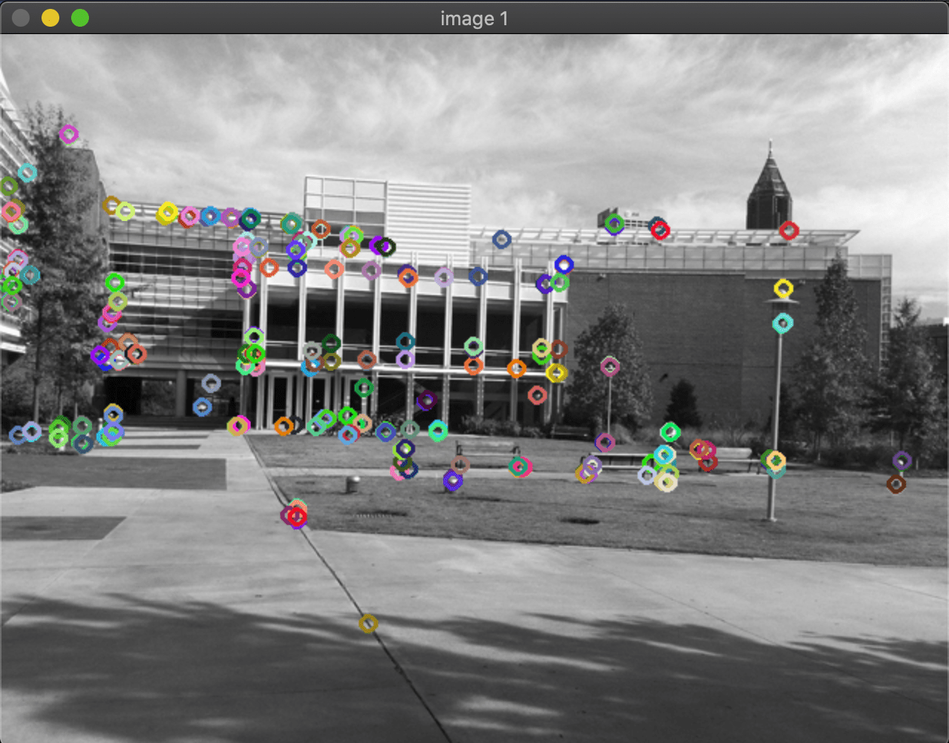
#> input picture PS4/image_gradient_and_Harris_corners/corner_simA-min.png, 949 x 743 px, shrunk from 1280 x 1002 before the run
$ python harris_corner.py corner_simA-min.png
#> lines starting #> are read from the running program, lines starting #| are printed output that depends on the picture
#> in main, img1 is the input picture: shape (743, 949, 3); mean B, G, R 127.9, 128.3, 128.4
import numpy as np
import cv2 as cv
import sys


def draw_corners(corner, img):
    y, x = np.nonzero(corner > 0.4*corner.max())
    for i in range(len(x)):
        x1 = int(x[i]); y1 = int(y[i])
        color1 = (list(np.random.choice(range(256), size=3)))
        color =[int(color1[0]), int(color1[1]), int(color1[2])]
        cv.circle(img, (x1,y1), 4,color,4)


    display_image("image 1", img)


def display_image( description, img):
    cv.imshow(description, img)
    cv.waitKey(0)


#function to calculate the harris corners
#input      img and the window size
#output     corners image

def harris_Corners(img, window_size):
    """ Harris corners function takes the image and builds the R corner
    response image"""
#> called with window_size = 5
    smooth = cv.GaussianBlur(img,(3,3),0)
    gray = cv.cvtColor(smooth, cv.COLOR_BGR2GRAY)
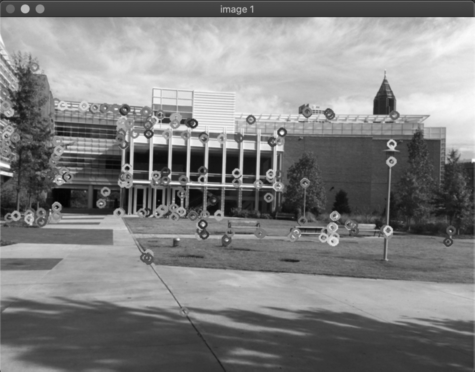
#> gray: shape (743, 949) (shown at 1/2 size); min 2, max 252, mean 128.3
    grad_x =  cv.Sobel(gray,-1,1,0,ksize = 3)
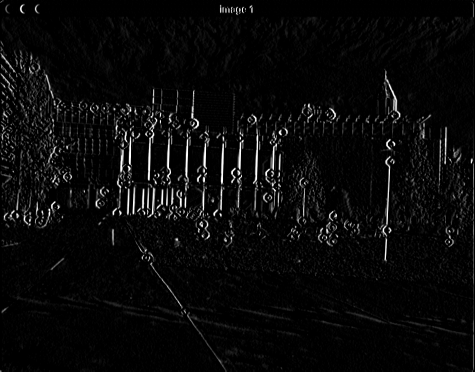
#> grad_x: shape (743, 949) (shown at 1/2 size); min 0, max 255, mean 9.8
    grad_y =  cv.Sobel(gray,-1,0,1,ksize = 3)
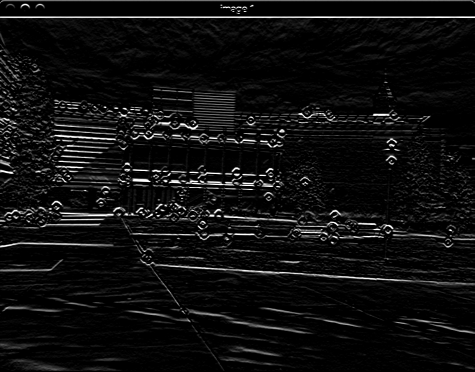
#> grad_y: shape (743, 949) (shown at 1/2 size); min 0, max 255, mean 15.3

    h,w = grad_x.shape
    corners = np.zeros((h,w), dtype = np.float64)
    grad_x = grad_x.astype(np.float64)
    grad_y = grad_y.astype(np.float64)

    grad_xx = grad_x**2
    grad_xx = cv.GaussianBlur(grad_xx,(3,3),0.5)
    grad_yy = grad_y**2
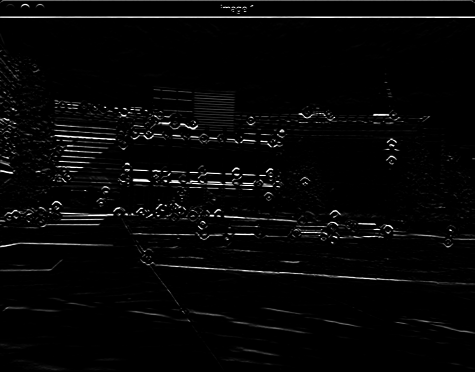
#> grad_yy: shape (743, 949) float64 (shown at 1/2 size); min 0, max 65025, mean 1757.8; drawn with min black and max white
    grad_yy = cv.GaussianBlur(grad_yy,(3,3),0.5)
    grad_xy = grad_x *grad_y
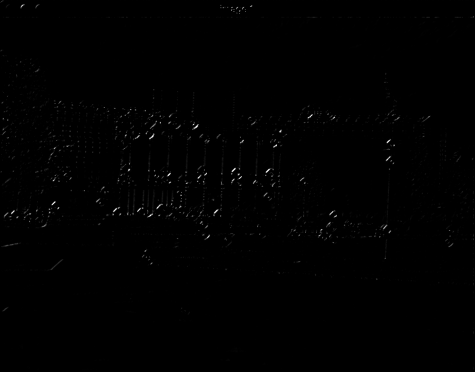
#> grad_xy: shape (743, 949) float64 (shown at 1/2 size); min 0, max 65025, mean 248.2; drawn with min black and max white
    grad_xy = cv.GaussianBlur(grad_xy, (3,3), 0.5)


    offset = int(window_size/2)
    for i in range(offset, h-offset):
        for j in range(offset, w-offset):
            temp1 = grad_xx[i-offset:i+offset+1, j-offset:j+offset+1]
            temp2 = grad_yy[i-offset:i+offset+1, j-offset:j+offset+1]
            temp3 = grad_xy[i-offset:i+offset+1, j-offset:j+offset+1]
            a = np.sum(temp1)
            b = np.sum(temp2)
            c= np.sum(temp3)
            det  = a*b - (c*c)
            trace = a+b
            R = det - 0.04*(trace**2)
            corners[i,j] = R
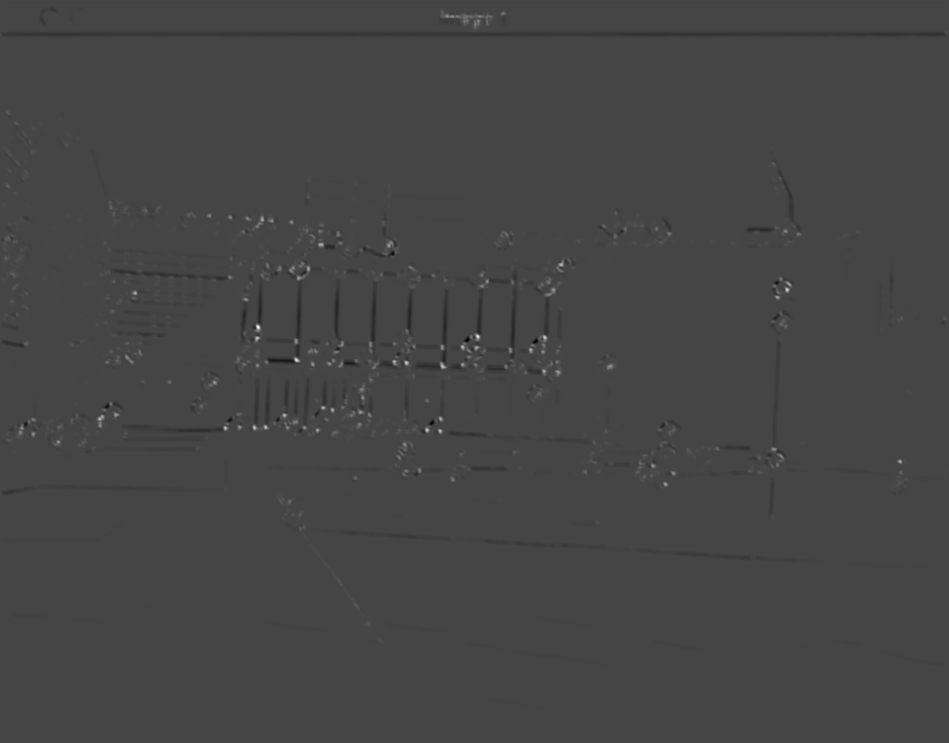
#> corners: shape (743, 949) float64; min -1.38e+11, max 3.7e+11, mean -60006212.5; drawn with min black and max white

    return corners


def main(argv):

    if(len(argv) < 1):
        print("not enough parameters\n")
        print("usage PS1-1.py <path to image>\n")
        return -1


    img1 = cv.imread(argv[0],cv.IMREAD_COLOR)
    if img1 is None:
        print("Error opening image\n")
        return -1
    corners = harris_Corners(img1, 5)
    draw_corners(corners, img1)
#> in draw_corners, `y, x = np.nonzero(corner > 0.4*corner.max())`: y = 246 values from 218 to 484; x = 246 values, max 900 at index 239, min 58 at index 236, mean 395.7
#> the loop in draw_corners, `for i in range(len(x)):` made 246 passes
#> (x1, y1, color) on passes 1 to 3: (262, 218, [172, 47, 117]), (261, 219, [192, 67, 251]), (262, 219, [195, 103, 9])


# if someone import this module then this line makes sure that it does not Run
# on its own
if __name__ == "__main__":
    main(sys.argv[1:])

$ run again, on PS4/image_gradient_and_Harris_corners/corner_transA-min.png
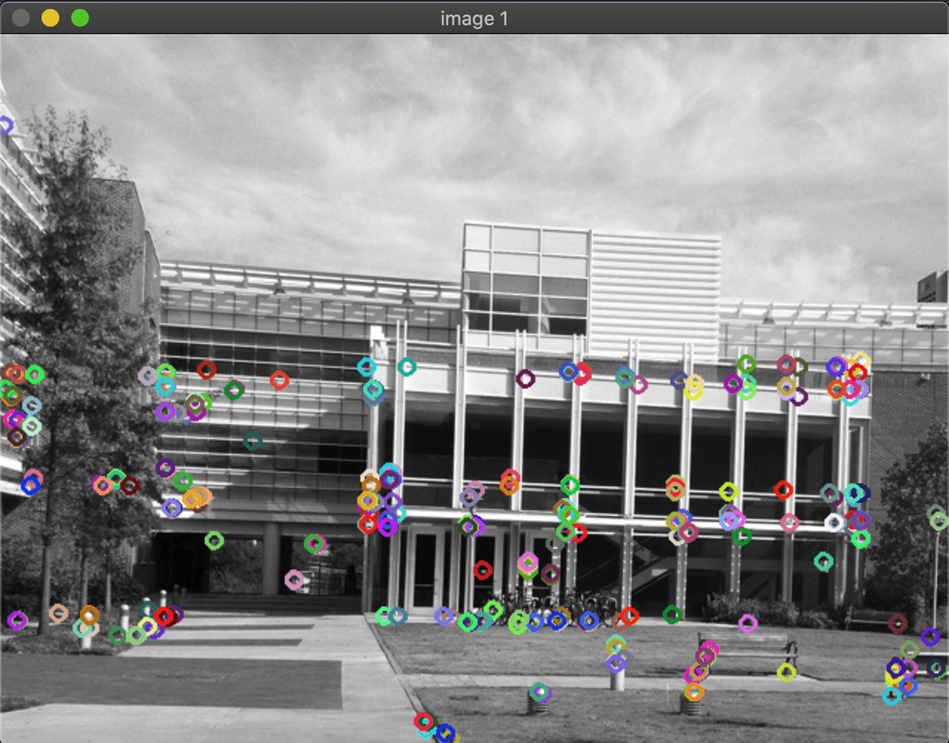
#> input picture PS4/image_gradient_and_Harris_corners/corner_transA-min.png, 949 x 743 px, shrunk from 1280 x 1002 before the run
#> in main, img1 is the input picture: shape (743, 949, 3); mean B, G, R 135.9, 135.9, 136.4
#> after the loop in harris_Corners, `for i in range(offset, h-offset):`:
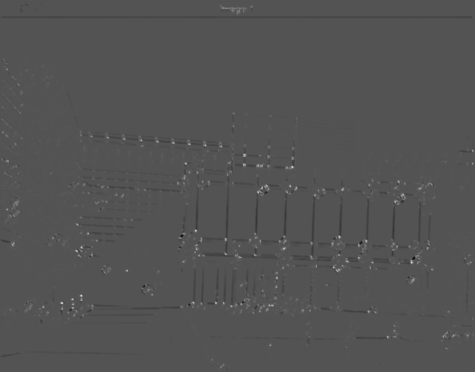
#> corners: shape (743, 949) float64 (shown at 1/2 size); min -1.87e+11, max 3.82e+11, mean -75493529.9; drawn with min black and max white
#> y = 536 values from 275 to 690; x = 536 values, max 946 at index 38, min 14 at index 189, mean 496.1
#> the loop in draw_corners, `for i in range(len(x)):` made 536 passes
#> (x1, y1, color) on passes 1 to 3: (215, 275, [172, 47, 117]), (216, 275, [192, 67, 251]), (248, 277, [195, 103, 9])
#> after the loop in draw_corners, `for i in range(len(x)):`:
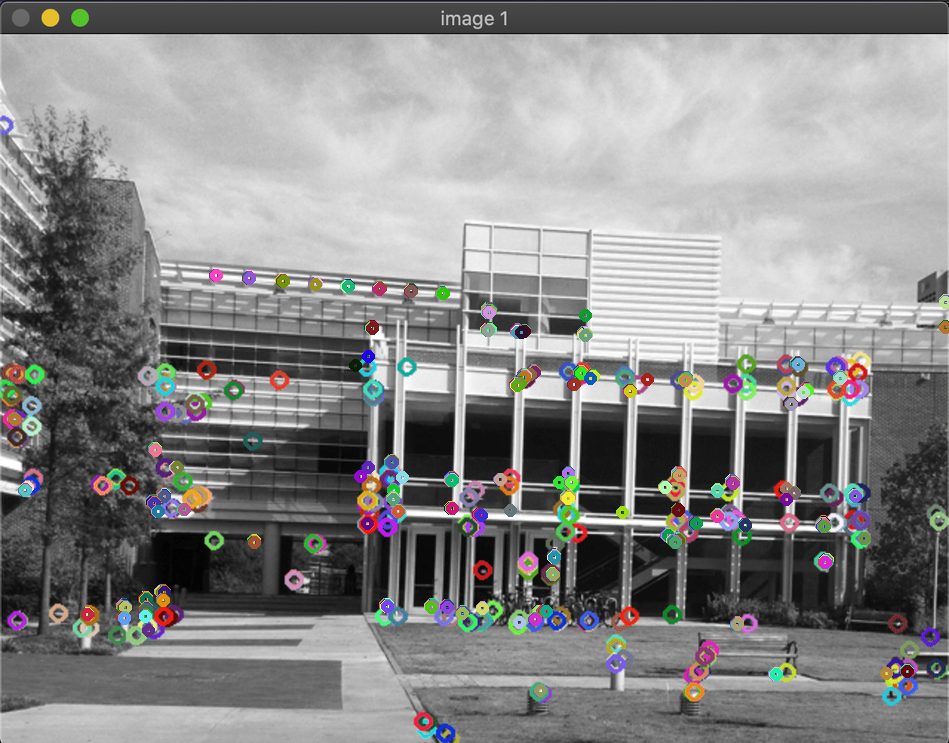
#> img: shape (743, 949, 3); mean B, G, R 135.7, 136, 136.4

$ run again, on PS4/image_gradient_and_Harris_corners/corner_transB-min.png
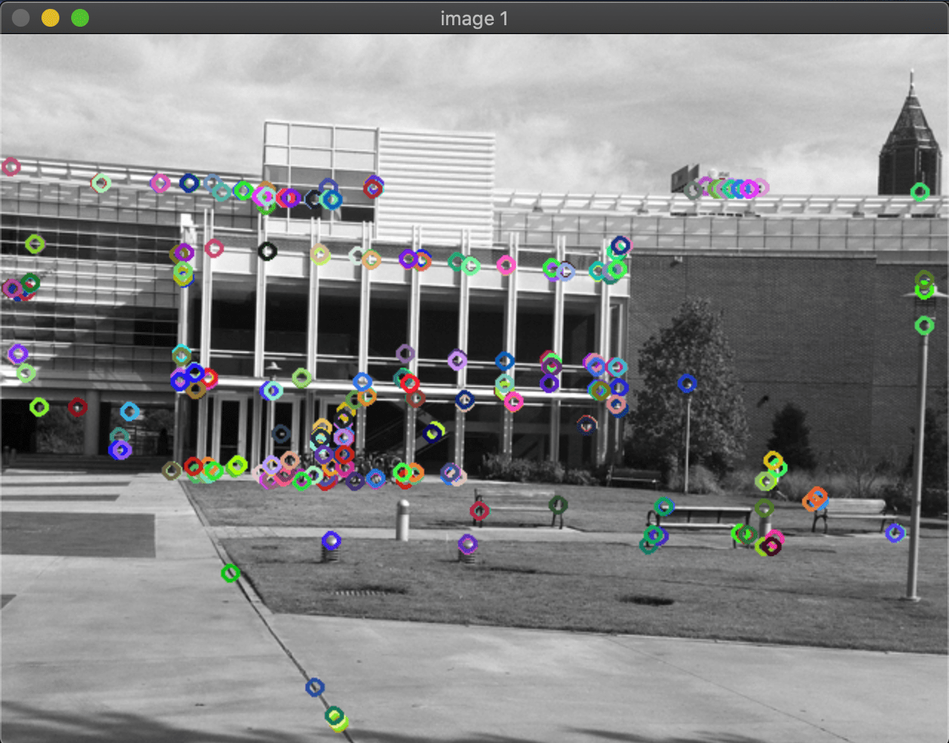
#> input picture PS4/image_gradient_and_Harris_corners/corner_transB-min.png, 949 x 743 px, shrunk from 1280 x 1002 before the run
#> in main, img1 is the input picture: shape (743, 949, 3); mean B, G, R 132.9, 132.6, 132.4
#> after the loop in harris_Corners, `for i in range(offset, h-offset):`:
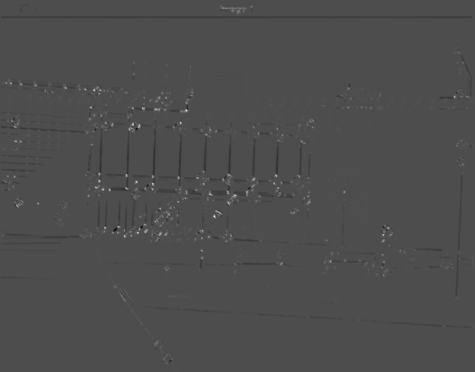
#> corners: shape (743, 949) float64 (shown at 1/2 size); min -1.65e+11, max 3.74e+11, mean -148351046.6; drawn with min black and max white
#> y = 501 values from 166 to 523; x = 501 values, max 909 at index 31, min 21 at index 0, mean 330
#> the loop in draw_corners, `for i in range(len(x)):` made 501 passes
#> (x1, y1, color) on passes 1 to 3: (21, 166, [172, 47, 117]), (22, 166, [192, 67, 251]), (21, 167, [195, 103, 9])
#> after the loop in draw_corners, `for i in range(len(x)):`:
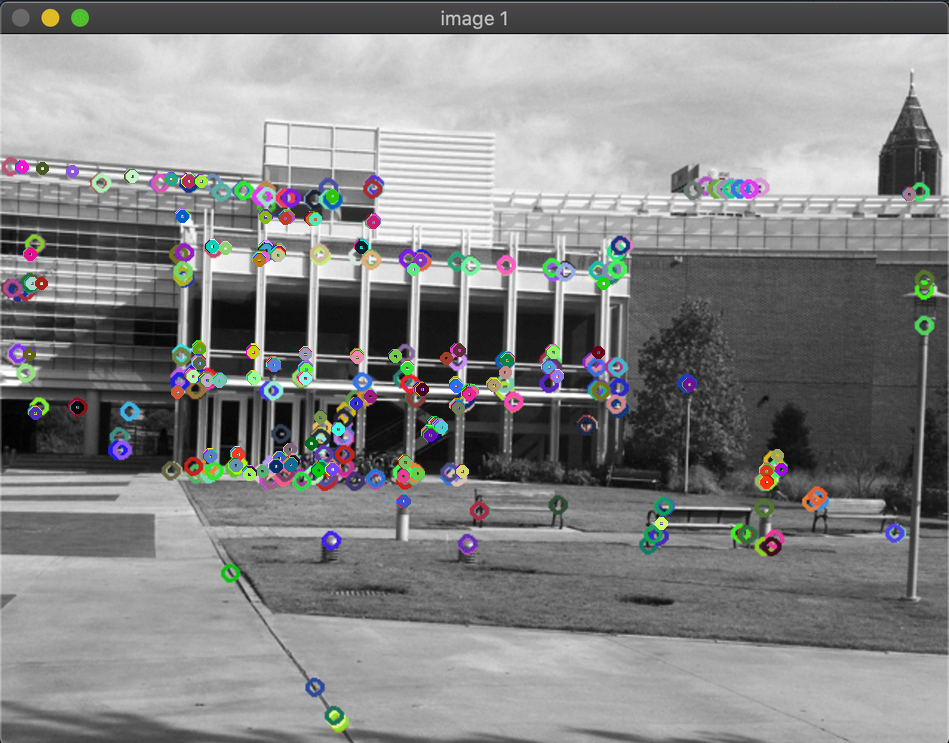
#> img: shape (743, 949, 3); mean B, G, R 132.8, 132.7, 132.4
